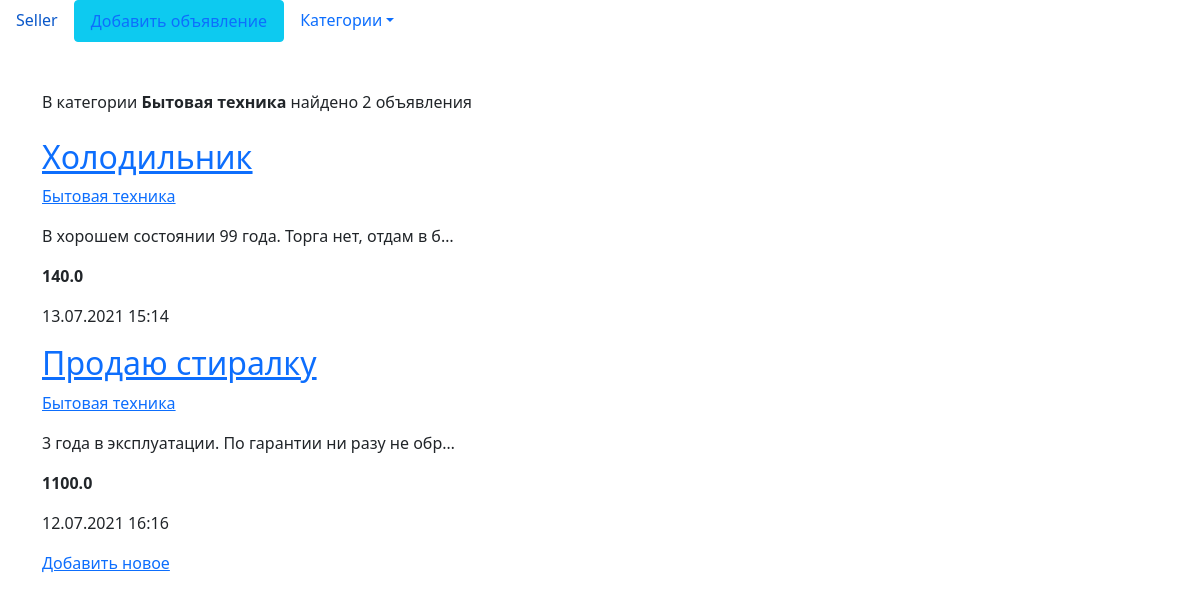
The app's page /8/ with its own data.
### bboard/models.py (models this page shows)
class Rubric(models.Model):
    name = models.CharField(max_length=40, db_index=True, verbose_name='Название')
    def __str__(self):
        return self.name
    class Meta:
        verbose_name = 'Рубрика'
        verbose_name_plural = 'Рубрики'
        ordering = ['name']

class Bb(models.Model):
    title = models.CharField(max_length=50, verbose_name='Заголовок')
    rubric = models.ForeignKey('Rubric', null=True, on_delete=models.PROTECT, verbose_name='Рубрика')
    description = models.TextField(null=True, blank=True, verbose_name='Описание')
    price = models.FloatField(null=True, blank=True, verbose_name='Цена')
    date = models.DateTimeField(auto_now_add=True, db_index=True, verbose_name='Дата публикации')
    class CITIES(models.TextChoices):
        KYIV = 'kyi', 'Киев'
        ODESSA = 'ode', 'Одесса'
        DNIPRO = 'dni', 'Днепр'
        __empty__ = '---------'
    city = models.CharField(max_length=3, choices=CITIES.choices)
    class Meta:
        verbose_name = 'Объявление'
        verbose_name_plural = 'Объявления'
        ordering = ['-date']
        unique_together = (('title', 'date'),
                           ('title', 'rubric', 'date'))

### bboard/views.py (the view)
# urls.py: path('<int:rubric_id>/', views.byRubricView.as_view(), name='rubric'),
class byRubricView(TemplateView):
    template_name = 'bboard/by_rubric.html'
    def get_context_data(self, **kwargs):
        context = super().get_context_data(**kwargs)
        context['items'] = Bb.objects.filter(rubric=context['rubric_id'])
        context['rubrics'] = Rubric.objects.all()
        context['current_rubric'] = Rubric.objects.get(pk=context['rubric_id'])
        check_word = int(str(len(context['items']))[0])
        if check_word == 1:
            check_word = 'объявление'
        elif check_word in [2, 3, 4]:
            check_word = 'объявления'
        else:
            check_word = 'объявлений'
        context['posts'] = check_word
        return context

### bboard/templates/bboard/by_rubric.html (shortened to what this page needs)
{% extends 'bboard/base.html' %}
{% block content %}
    {% with counter=items.count %}
        В категории <strong>{{ current_rubric }}</strong>
        найдено {{ counter }} {{ posts }}
    <br><br>
    {% endwith %}
    {% for item in items %}
        <h2><a href="{% url 'detail' pk=item.pk %}">{{ item.title }}</a></h2>
        <p><a href="{% url 'rubric' item.rubric.pk %}">{{ item.rubric }}</a></p>
        <p>{{ item.description|truncatechars:'50' }}</p>
        <p><strong>{{ item.price }}</strong></p>
        <p>{{ item.date|date:"d.m.Y H:i" }}</p>
    {% empty %}
        <h1>В категории <em>{{ current_rubric }}</em> пока еще нет постов...</h1>
    {% endfor %}
    <a href="{% url 'add' %}">Добавить новое</a>
{% endblock %}

### records on screen
Rubric: name "Бытовая техника"
Bb: title "Холодильник", rubric "Бытовая техника", description "В хорошем состоянии 99 года. Торга нет, отдам в б…", price "140.0", date "13.07.2021 15:14"
Bb: title "Продаю стиралку", rubric "Бытовая техника", description "3 года в эксплуатации. По гарантии ни разу не обр…", price "1100.0", date "12.07.2021 16:16"

### other values on screen
{{ counter }} "2"
{{ posts }} "объявления"
